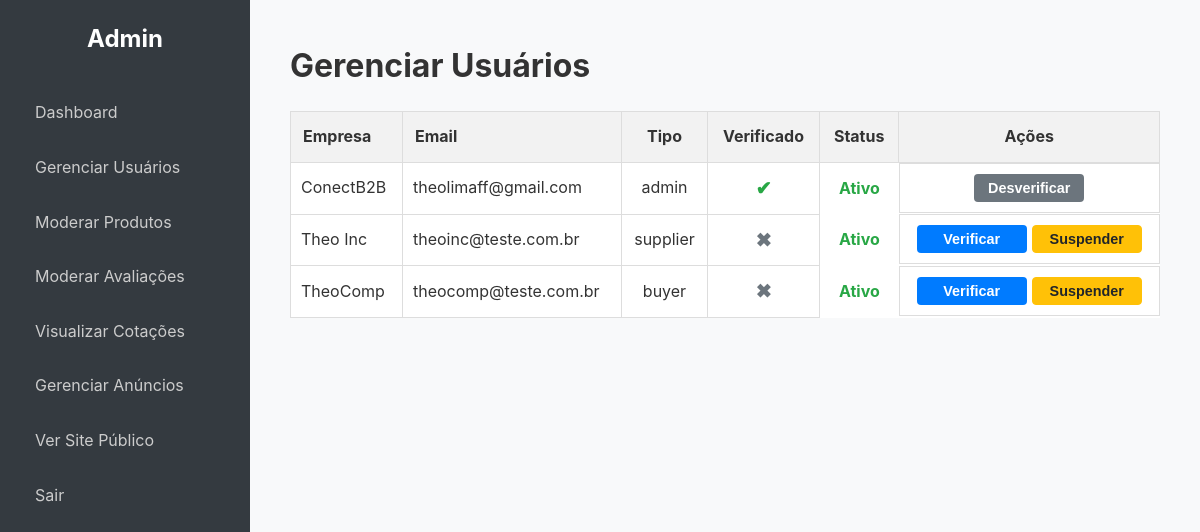
Screenshot of /admin/users (signed in) with the database file from the repository.
### app.py (models this page shows, shortened)
class Company(db.Model):
    id = db.Column(db.Integer, primary_key=True); company_name = db.Column(db.String(150), nullable=False); cnpj = db.Column(db.String(18), unique=True, nullable=False); email = db.Column(db.String(150), unique=True, nullable=False); password_hash = db.Column(db.String(256), nullable=False); user_type = db.Column(db.String(50), nullable=False)
    is_verified = db.Column(db.Boolean, default=False); is_admin = db.Column(db.Boolean, default=False); is_active = db.Column(db.Boolean, default=True)
    logo_filename = db.Column(db.String(255), nullable=True); description = db.Column(db.Text, nullable=True); website = db.Column(db.String(255), nullable=True); address = db.Column(db.String(255), nullable=True); certifications = db.Column(db.String(255), nullable=True)
    created_at = db.Column(db.DateTime, default=datetime.utcnow)
    products = db.relationship('Product', backref='supplier', lazy=True, cascade="all, delete-orphan")
    notifications = db.relationship('Notification', foreign_keys='Notification.recipient_id', backref='recipient', lazy=True, cascade="all, delete-orphan")
    reviews_received = db.relationship('Review', foreign_keys='Review.supplier_id', backref='reviewed_supplier', lazy='dynamic')
    sent_quotes = db.relationship('QuoteRequest', foreign_keys='QuoteRequest.buyer_id', backref='buyer', lazy='dynamic')
    received_quotes = db.relationship('QuoteRequest', foreign_keys='QuoteRequest.supplier_id', backref='supplier', lazy='dynamic')
    quote_groups = db.relationship('QuoteGroup', backref='buyer', lazy=True)

### app.py (the view)
@admin_bp.route('/users')
@admin_required
def users():
    all_users = Company.query.order_by(Company.company_name).all()
    return render_template('admin/users.html', users=all_users)

### app.py (called while the page is built)
def admin_required(f):
    @wraps(f)
    def decorated_function(*args, **kwargs):
        if not session.get('is_admin'): flash('Acesso restrito a administradores.', 'error'); return redirect(url_for('home'))
        return f(*args, **kwargs)
    return decorated_function

@app.context_processor
def inject_notifications():
    if 'company_id' in session:
        unread_count = db.session.query(Notification).filter_by(recipient_id=session['company_id'], read=False).count()
        cart_item_count = len(session.get('cart', {})) if session.get('user_type') == 'buyer' else 0
        return dict(unread_notifications=unread_count, cart_item_count=cart_item_count)
    return dict(unread_notifications=0, cart_item_count=0)

### templates/admin/users.html (shortened to what this page needs)
{% extends 'admin/layout.html' %}
{% block content %}
    <h1>Gerenciar Usuários</h1>
    <table style="width: 100%; border-collapse: collapse; margin-top: 20px; background-color: #fff;">
        <thead>
            <tr style="background-color: #f2f2f2;">
                <th style="padding: 12px; border: 1px solid #ddd; text-align: left;">Empresa</th>
                <th style="padding: 12px; border: 1px solid #ddd; text-align: left;">Email</th>
                <th style="padding: 12px; border: 1px solid #ddd;">Tipo</th>
                <th style="padding: 12px; border: 1px solid #ddd;">Verificado</th>
                <th style="padding: 12px; border: 1px solid #ddd;">Status</th>
                <th style="padding: 12px; border: 1px solid #ddd;">Ações</th>
            </tr>
        </thead>
        <tbody>
            {% for user in users %}
                <tr>
                    <td style="padding: 10px; border: 1px solid #ddd;">{{ user.company_name }}</td>
                    <td style="padding: 10px; border: 1px solid #ddd;">{{ user.email }}</td>
                    <td style="padding: 10px; border: 1px solid #ddd; text-align: center;">{{ user.user_type }}</td>
                    <td style="padding: 10px; border: 1px solid #ddd; text-align: center;">
                        <span class="verification-icon {{ 'verified' if user.is_verified else 'unverified' }}">
                            {{ '✔' if user.is_verified else '✖' }}
                        </span>
                    </td>
                    <td class="status-cell {{ 'ativo' if user.is_active else 'suspenso' }}">
                        {{ 'Ativo' if user.is_active else 'Suspenso' }}
                    </td>
                    <td style="padding: 10px; border: 1px solid #ddd; display: flex; gap: 5px; justify-content: center;">
                        <form action="{{ url_for('admin.toggle_verify', user_id=user.id) }}" method="POST">
                            <button type="submit" class="action-button {{ 'btn-unverify' if user.is_verified else 'btn-verify' }}">
                                {{ 'Desverificar' if user.is_verified else 'Verificar' }}
                            </button>
                        </form>
                        {% if not user.is_admin %}
                            <form action="{{ url_for('admin.toggle_active', user_id=user.id) }}" method="POST">
                                <button type="submit" class="action-button {{ 'btn-suspend' if user.is_active else 'btn-reactivate' }}">
                                    {{ 'Suspender' if user.is_active else 'Reativar' }}
                                </button>
                            </form>
                        {% endif %}
                    </td>
                </tr>
            {% endfor %}
        </tbody>
    </table>
{% endblock %}

### static/css/style.css (style rules this page uses)
* { margin: 0; padding: 0; box-sizing: border-box; }
body { font-family: -apple-system, BlinkMacSystemFont, 'Segoe UI', Roboto, Helvetica, Arial, sans-serif; line-height: 1.6; background-color: #f4f7f6; color: #333; }

### templates/admin/layout.html (style rules this page uses)
body { background-color: #f8f9fa; }

### templates/admin/users.html (style rules this page uses)
.status-cell { font-weight: bold; text-align: center; }
.status-cell.ativo { color: #28a745; }
.verification-icon { font-size: 1.2rem; font-weight: bold; }
.verification-icon.verified { color: #28a745; }
.verification-icon.unverified { color: #6c757d; }
.action-button { padding: 5px 10px; border-radius: 4px; border: 1px solid transparent; color: white; cursor: pointer; font-weight: bold; font-size: 0.9rem; width: 110px; text-align: center; }
.btn-verify { background-color: #007bff; }
.btn-unverify { background-color: #6c757d; }
.btn-suspend { background-color: #ffc107; color: #212529; border-color: #ffc107; }

### rows the page displays
Company: company_name "ConectB2B", email "theolimaff@gmail.com", user_type "admin", is_verified "✔", is_active "Ativo", is_verified "Desverificar"
Company: company_name "Theo Inc", email "theoinc@teste.com.br", user_type "supplier", is_verified "✖", is_active "Ativo", is_verified "Verificar", is_active "Suspender"
Company: company_name "TheoComp", email "theocomp@teste.com.br", user_type "buyer", is_verified "✖", is_active "Ativo", is_verified "Verificar", is_active "Suspender"
